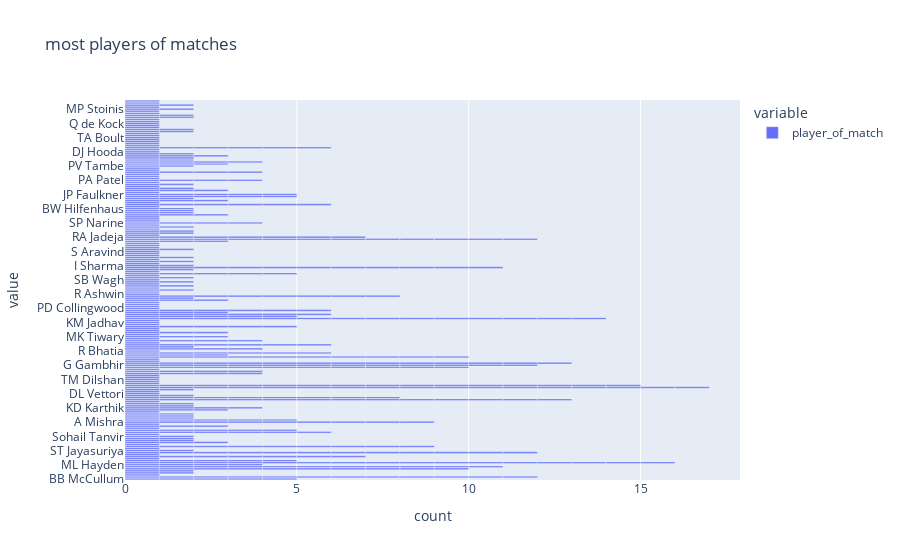

This figure's notebook cell:
### Code cell
figure = px.bar(data,x =["player_of_match"],title="most players of matches")
figure.show()

### Figure 1 — Plotly figure (JSON) as saved in the notebook; plotly's stock layout.template omitted (floating-point values rounded to 4 significant figures; data arrays with more than 128 entries replaced by an {"elided": "..."} marker saying what was removed)
{"data": [{"hovertemplate": "variable=player_of_match<br>count=%{x}<br>value=%{y}<extra></extra>", "legendgroup": "player_of_match", "marker": {"color": "#636efa", "pattern": {"shape": ""}}, "name": "player_of_match", "orientation": "h", "showlegend": true, "textposition": "auto", "type": "bar", "x": {"elided": "577 int values"}, "xaxis": "x", "y": {"elided": "577 str values"}, "yaxis": "y"}], "layout": {"barmode": "relative", "legend": {"title": {"text": "variable"}, "tracegroupgap": 0}, "title": {"text": "most players of matches"}, "xaxis": {"anchor": "y", "domain": [0, 1], "title": {"text": "count"}}, "yaxis": {"anchor": "x", "domain": [0, 1], "title": {"text": "value"}}}}
